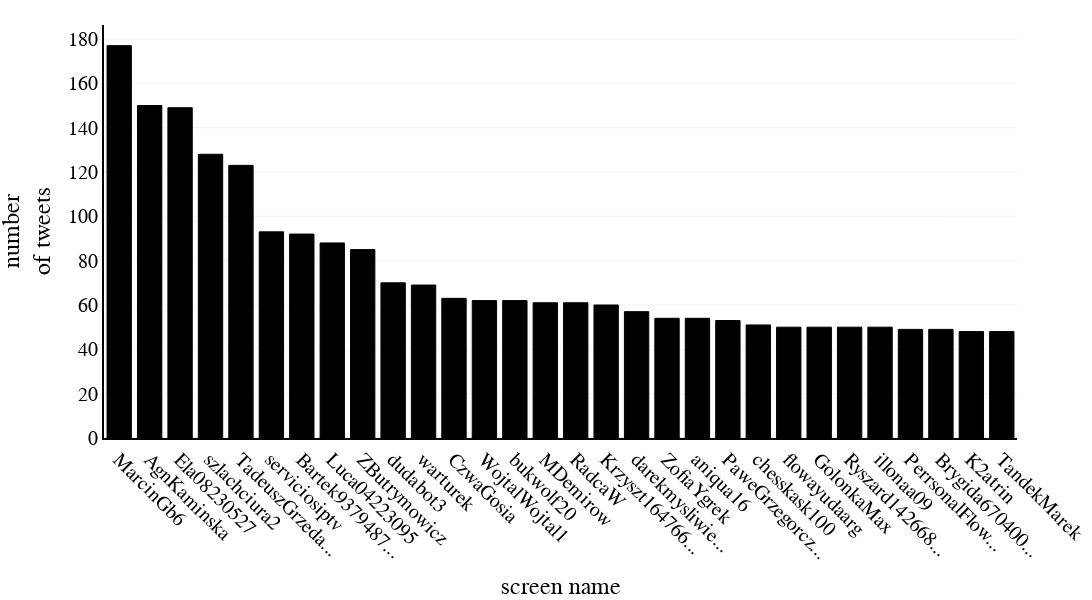

The notebook cell this image was saved under:
### Code cell
yDtick_temp = 5
while df_temp.iloc[:,1].max()//yDtick_temp > 10:
    yDtick_temp+=5

xDtick_temp = 1
while len(df_temp.iloc[:,0])//xDtick_temp > 30:
    xDtick_temp+=1

fig_temp = wykres(df_temp,'most_active_users', 'screen name','number<br>of tweets',logX=False,logY=False, angle=45, heightG=600, xDTick=xDtick_temp, yDTick=yDtick_temp)

with open(exportPath + "figDailyScreennames.txt", 'w') as text_file:
    text_file.write(str(fig_temp.to_json()))

### Figure 1 — Plotly figure (JSON) as saved in the notebook; plotly's stock layout.template omitted (floating-point values rounded to 4 significant figures)
{"data": [{"alignmentgroup": "True", "hovertemplate": "screen name=%{x}<br>number<br>of tweets=%{y}<extra></extra>", "legendgroup": "", "marker": {"color": "rgb(0,0,0)", "line": {"color": "rgb(0,0,0)", "width": 1}, "pattern": {"shape": ""}}, "name": "", "offsetgroup": "", "orientation": "v", "showlegend": false, "textposition": "auto", "type": "bar", "x": ["MarcinGb6", "AgnKaminska", "Ela08230527", "szlachciura2", "TadeuszGrzeda1", "serviciosiptv", "Bartek93794875", "Luca04223095", "ZButrymowicz", "dudabot3", "warturek", "CzwaGosia", "WojtalWojtal1", "bukwolf20", "MDemirow", "RadcaW", "Krzyszt16476628", "darekmysliwiec", "ZofiaYgrek", "aniqua16", "PaweGrzegorczy1", "chesskask100", "flowayudaarg", "GolonkaMax", "Ryszard14266807", "illonaa09", "PerrsonalFloww", "Brygida67040034", "K2atrin", "TandekMarek"], "xaxis": "x", "y": [177, 150, 149, 128, 123, 93, 92, 88, 85, 70, 69, 63, 62, 62, 61, 61, 60, 57, 54, 54, 53, 51, 50, 50, 50, 50, 49, 49, 48, 48], "yaxis": "y"}], "layout": {"barmode": "relative", "font": {"color": "black", "family": "Times New Roman.", "size": 20}, "height": 600, "legend": {"tracegroupgap": 0}, "margin": {"b": 5, "l": 55, "r": 5, "t": 25}, "paper_bgcolor": "white", "width": 2000, "xaxis": {"anchor": "y", "automargin": true, "domain": [0, 1], "dtick": 1, "linecolor": "black", "linewidth": 2, "showline": true, "showticklabels": true, "tick0": 0, "tickangle": 45, "tickmode": "array", "ticktext": ["MarcinGb6", "AgnKaminska", "Ela08230527", "szlachciura2", "TadeuszGrzeda...", "serviciosiptv", "Bartek9379487...", "Luca04223095", "ZButrymowicz", "dudabot3", "warturek", "CzwaGosia", "WojtalWojtal1", "bukwolf20", "MDemirow", "RadcaW", "Krzyszt164766...", "darekmysliwie...", "ZofiaYgrek", "aniqua16", "PaweGrzegorcz...", "chesskask100", "flowayudaarg", "GolonkaMax", "Ryszard142668...", "illonaa09", "PerrsonalFlow...", "Brygida670400...", "K2atrin", "TandekMarek"], "tickvals": [0, 1, 2, 3, 4, 5, 6, 7, 8, 9, 10, 11, 12, 13, 14, 15, 16, 17, 18, 19, 20, 21, 22, 23, 24, 25, 26, 27, 28, 29, 30, 31, 32, 33, 34, 35, 36, 37, 38, 39], "title": {"font": {"family": "Times New Roman"}, "text": "screen name"}}, "yaxis": {"anchor": "x", "automargin": true, "domain": [0, 1], "dtick": 20, "gridcolor": "grey", "gridwidth": 0.1, "linecolor": "black", "linewidth": 2, "showgrid": true, "showline": true, "tick0": 0, "tickmode": "linear", "title": {"font": {"family": "Times New Roman"}, "text": "number<br>of tweets"}}}}
